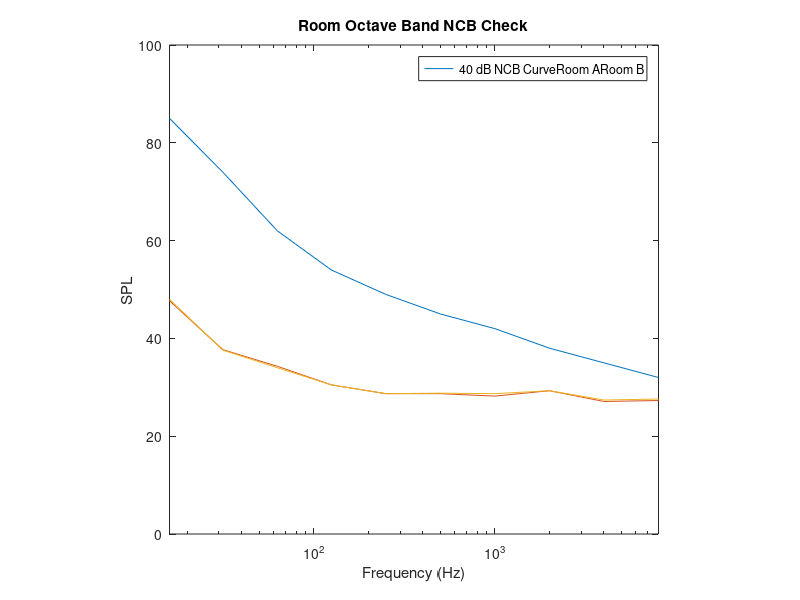

Recreate this plot in MATLAB.
close all;

cent_freq = [16, 31.5, 63, 125, 250, 500, 1000, 2000, 4000, 8000];
dB40 = [85, 74, 62, 54, 49, 45, 42, 38 ,35, 32];
room_a = [50, 40, 36.6, 32.8, 31, 31, 30.5, 31.6, 29.4, 29.6] - 2.3; 
room_b = [50.3, 39.9, 36.3, 32.8, 31, 31.1, 31, 31.6, 29.7, 29.9] - 2.3;

SIL_a = mean([30.5, 31.6, 29.4]);
SIL_b = mean([31.1, 31, 31.6, 29.7]);

figure;
semilogx(cent_freq, dB40); axis square;
hold on;
semilogx(cent_freq, room_a);
semilogx(cent_freq, room_b);

xlim([16, 8e3]);
ylim([0, 100]);

title("Room Octave Band NCB Check");
ylabel("SPL");
xlabel("Frequency (Hz)");

legend(["40 dB NCB Curve", "Room A", "Room B"]);